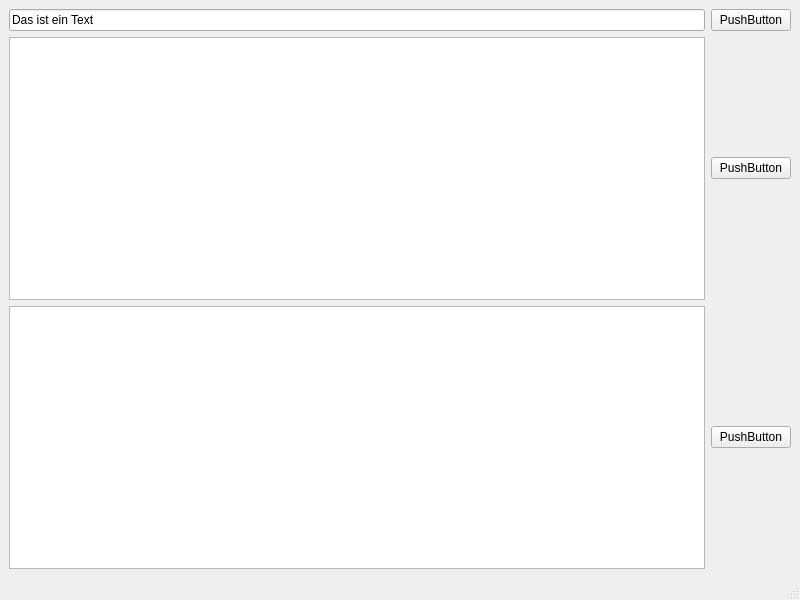
<?xml version="1.0" encoding="UTF-8"?>
<ui version="4.0">
 <class>MainWindow</class>
 <widget class="QMainWindow" name="MainWindow">
  <property name="geometry">
   <rect>
    <x>0</x>
    <y>0</y>
    <width>800</width>
    <height>600</height>
   </rect>
  </property>
  <property name="windowTitle">
   <string>MainWindow</string>
  </property>
  <widget class="QWidget" name="centralwidget">
   <layout class="QGridLayout" name="gridLayout_2">
    <item row="0" column="0">
     <layout class="QGridLayout" name="gridLayout">
      <item row="0" column="0">
       <widget class="QLineEdit" name="lineEdit">
        <property name="text">
         <string>Das ist ein Text</string>
        </property>
        <property name="readOnly">
         <bool>true</bool>
        </property>
       </widget>
      </item>
      <item row="0" column="1">
       <widget class="QPushButton" name="pushButton">
        <property name="text">
         <string>PushButton</string>
        </property>
       </widget>
      </item>
      <item row="1" column="0">
       <widget class="QTextEdit" name="textEdit"/>
      </item>
      <item row="1" column="1">
       <widget class="QPushButton" name="pushButton_2">
        <property name="text">
         <string>PushButton</string>
        </property>
       </widget>
      </item>
      <item row="2" column="0">
       <widget class="QPlainTextEdit" name="plainTextEdit"/>
      </item>
      <item row="2" column="1">
       <widget class="QPushButton" name="pushButton_3">
        <property name="text">
         <string>PushButton</string>
        </property>
       </widget>
      </item>
     </layout>
    </item>
   </layout>
  </widget>
  <widget class="QMenuBar" name="menubar">
   <property name="geometry">
    <rect>
     <x>0</x>
     <y>0</y>
     <width>800</width>
     <height>24</height>
    </rect>
   </property>
  </widget>
  <widget class="QStatusBar" name="statusbar"/>
 </widget>
 <resources/>
 <connections/>
</ui>
